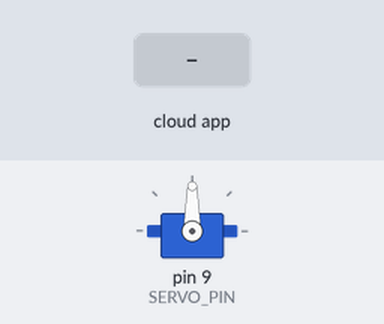
Bench run of a sketch on a simulated Arduino Uno, built with avr-gcc and run on an emulated ATmega328P. Parts: servo. The test bench sets the inputs (shaded band). The ROS host is connected and sends only what is stated.

Above: at 3.2 s.
3.3 s: the phone or cloud app sets servo to 0
At 3.7 s:
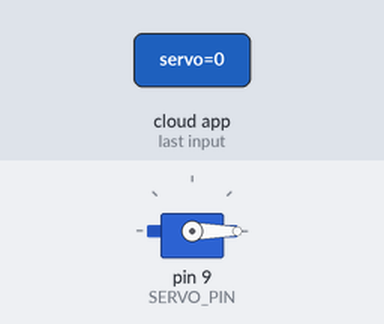
4.8 s: the phone or cloud app sets servo to 1
At 5.4 s:
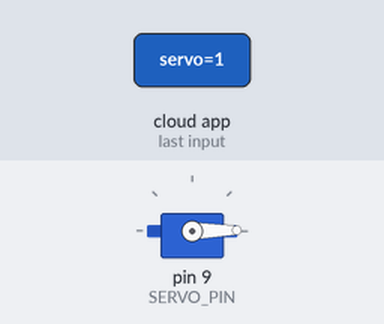
Timing chart, 0 to 7.8 s (numbered marks = the images above; inputs shaded):
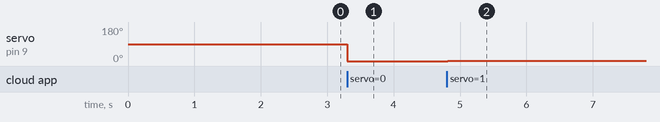

The sketch:

servo.ino
```cpp
/*
 * servo.ino — kontrol servo via ROS2
 *
 * Subscribe ke topic /servo (Int32)
 * 0 - 180 = sudut servo (derajat)
 *
 * Board: Arduino UNO / ESP32
 *
 * BUTUH LIBRARY: Built-in Servo.h
 *
 * KONEKSI FISIK:
 *
 *   Komponen       | Arduino UNO      | ESP32
 *   ------------------------------------------------
 *   Orange (Signal) | D9               | D13           (Kuning)
 *   Red (VCC)      | 5V               | 5V (Vin)      (Merah)
 *   Brown (GND)    | GND              | GND           (Hitam)
 *
 *   Lihat wiring.md untuk diagram lengkap.
 */

// ═══════════════════════════════════════════════════════════════
// PENJELASAN DATA STRUCTURE — micro-ROS
// ═══════════════════════════════════════════════════════════════
//
// Berikut adalah data structure inti micro-ROS yang dipakai:
//
// 1. rcl_node_t
//    - Struktur yang merepresentasikan node ROS2 di C/C++.
//    - Setiap node punya nama unik (contoh: "led_node").
//    - Semua komunikasi ROS2 (pub/sub) terikat pada node.
//
// 2. rcl_publisher_t
//    - Struktur untuk MENGIRIM data ke topic ROS2.
//    - Diinisialisasi dengan rclc_publisher_init_default().
//    - Parameter: tipe pesan, nama topic, node.
//    - Method: rcl_publish() — kirim data.
//
// 3. rcl_subscription_t
//    - Struktur untuk MENERIMA data dari topic ROS2.
//    - Diinisialisasi dengan rclc_subscription_init_default().
//    - Parameter: tipe pesan, nama topic, callback function.
//    - Callback dipanggil OTOMATIS saat ada data masuk.
//
// 4. rclc_executor_t
//    - Struktur yang mengatur eksekusi callback.
//    - "Jantung" program micro-ROS — mirip rclpy.spin() di Python.
//    - Method: rclc_executor_spin_some() — proses callback yang pending.
//    - WAJIB ditambahkan publisher/subscriber/timer dengan add_*().
//
// 5. rclc_support_t
//    - Struktur untuk inisialisasi micro-ROS.
//    - Wajib dipanggil PERTAMA KALI di setup().
//    - rclc_support_init() — siapkan memory, allocator, dll.
//
// 6. rcl_allocator_t
//    - Struktur alokator memori untuk ROS2.
//    - rcl_get_default_allocator() — pakai default (heap).
//    - Digunakan saat inisialisasi node, publisher, subscriber.
//
// 7. rcl_timer_t
//    - Struktur timer untuk eksekusi periodik.
//    - rclc_timer_init_default() — buat timer dengan interval ms.
//    - Callback dipanggil setiap interval.
//
// 8. std_msgs__msg__*
//    - Tipe pesan ROS2 standar di C:
//      Bool    → bool data        (true/false)
//      Int32   → int32_t data     (angka bulat)
//      Float32 → float data       (angka desimal)
//      Float64 → double data      (angka desimal presisi ganda)
//      String  → char[] data      (teks)
//════════════════════════════════════════════════════════════════


// --- INCLUDE micro-ROS ---
// micro_ros_arduino.h: library utama micro-ROS untuk Arduino.
// Menyediakan koneksi ROS2 via Serial atau WiFi.
#include <micro_ros_arduino.h>
// rcl/rcl.h: ROS Client Library — API inti ROS2 (node, pub, sub, dll).
#include <rcl/rcl.h>
// rclc/rclc.h: tambahan convenience untuk micro-ROS (init, executor, timer).
#include <rclc/rclc.h>
// rclc/executor.h: executor — mengatur kapan callback dipanggil.
#include <rclc/executor.h>
// std_msgs/msg/int32.h: tipe pesan Int32 (integer 32-bit).
#include <std_msgs/msg/int32.h>

// Servo.h: library bawaan Arduino untuk kontrol servo PWM.
#include <Servo.h>

// #if defined(ESP32): kompilasi bersyarat untuk dual board.
// ESP32 → pin 13 (GPIO13), Arduino UNO → pin 9 (PWM-capable).
#if defined(ESP32)
  #define SERVO_PIN 13
#else
  #define SERVO_PIN 9
#endif

// Objek Servo dari library Servo.h
Servo servo;
// executor: mengelola eksekusi callback (subscriber, timer).
rclc_executor_t executor;
// support: menyimpan context ROS2 (init options, dll).
rclc_support_t support;
// allocator: pengelola memori untuk micro-ROS (default = malloc/free).
rcl_allocator_t allocator;
// node: entitas ROS2 yang berkomunikasi di topic.
rcl_node_t node;
// subscriber: pendengar untuk topic tertentu.
rcl_subscription_t subscriber;
// msg: buffer untuk menyimpan pesan yang diterima.
std_msgs__msg__Int32 msg;

// subscription_callback: dipanggil setiap ada pesan baru di topic /servo.
// msgin: pointer ke data pesan (void* → di-casting ke tipe asli).
void subscription_callback(const void *msgin) {
  // Cast dari void* ke tipe Int32 agar bisa dibaca.
  const std_msgs__msg__Int32 *msg = (const std_msgs__msg__Int32 *)msgin;
  // constrain(): batasi nilai antara 0–180 (sudut servo aman).
  int sudut = constrain(msg->data, 0, 180);
  // servo.write(): kirim sudut (derajat) ke servo.
  servo.write(sudut);
}

void setup() {
  // attach(): hubungkan objek Servo ke pin fisik.
  servo.attach(SERVO_PIN);
  // Set posisi awal ke 90° (tengah) saat startup.
  servo.write(90); // Posisi tengah saat startup

  // Serial.begin(115200): inisialisasi Serial USB di 115200 baud.
  // WAJIB sama dengan baud rate di micro-ROS agent.
  Serial.begin(115200);
  // set_microros_serial_transports(Serial): arahkan micro-ROS
  // menggunakan Serial USB sebagai transport.
  set_microros_serial_transports(Serial);
  // delay(2000): tunggu 2 detik agar micro-ROS agent siap.
  delay(2000);

  // rcl_get_default_allocator(): ambil allocator default (malloc-based).
  allocator = rcl_get_default_allocator();
  // rclc_support_init(): inisialisasi ROS2 support structure.
  rclc_support_init(&support, 0, NULL, &allocator);
  // rclc_node_init_default(): buat node ROS2 dengan nama "servo_node".
  rclc_node_init_default(&node, "servo_node", "", &support);

  // rclc_subscription_init_default(): buat subscriber untuk topic /servo.
  // ROSIDL_GET_MSG_TYPE_SUPPORT() menyediakan type support untuk Int32.
  rclc_subscription_init_default(
    &subscriber,
    &node,
    ROSIDL_GET_MSG_TYPE_SUPPORT(std_msgs, msg, Int32),
    "servo"
  );

  // rclc_executor_init(): buat executor dengan kapasitas 1 handler.
  rclc_executor_init(&executor, &support, 1, &allocator);
  // rclc_executor_add_subscription(): daftarkan subscriber ke executor.
  // ON_NEW_DATA: callback dipanggil hanya saat ada data baru.
  rclc_executor_add_subscription(
    &executor, &subscriber, &msg,
    &subscription_callback, ON_NEW_DATA
  );
}

void loop() {
  // rclc_executor_spin_some(): proses callback yang tersedia.
  // RCL_MS_TO_NS(100): timeout 100 milidetik (dikonversi ke nanodetik).
  rclc_executor_spin_some(&executor, RCL_MS_TO_NS(100));
  // delay(10): jeda kecil agar tidak memenuhi CPU.
  delay(10);
}
```

Measured:
- after the input at 3.3 s, servo on pin 9 (SERVO_PIN): 90° → 0° at once
- after the input at 4.8 s, servo on pin 9 (SERVO_PIN): 0° → 1° at once
